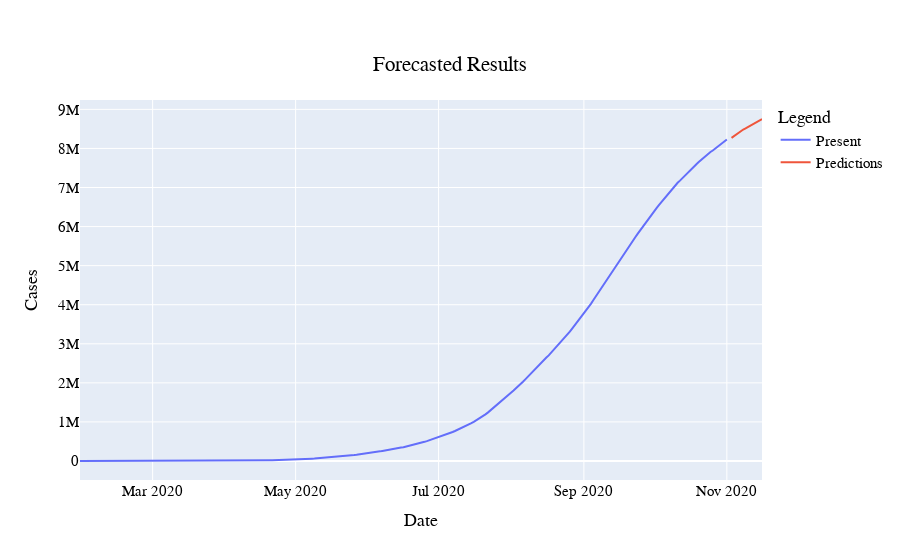

Notebook cell for this chart:
### Code cell
graph.show()

### Figure 1 — Plotly figure (JSON) as saved in the notebook; plotly's stock layout.template omitted (floating-point values rounded to 4 significant figures; data arrays with more than 128 entries replaced by an {"elided": "..."} marker saying what was removed)
{"data": [{"mode": "lines", "name": "Present", "type": "scatter", "x": {"elided": "277 str values"}, "y": {"elided": "277 int values"}}, {"mode": "lines", "name": "Predictions", "type": "scatter", "x": ["2020-11-03T00:00:00", "2020-11-04T00:00:00", "2020-11-05T00:00:00", "2020-11-06T00:00:00", "2020-11-07T00:00:00", "2020-11-08T00:00:00", "2020-11-09T00:00:00", "2020-11-10T00:00:00", "2020-11-11T00:00:00", "2020-11-12T00:00:00", "2020-11-13T00:00:00", "2020-11-14T00:00:00", "2020-11-15T00:00:00", "2020-11-16T00:00:00", "cumulative"], "y": [8271000.0, 8317000.0, 8361000.0, 8404000.0, 8446000.0, 8485000.0, 8512000.0, 8548000.0, 8588000.0, 8626000.0, 8664000.0, 8700000.0, 8732000.0, 8753000.0]}], "layout": {"autosize": true, "font": {"color": "black", "family": "Arial", "size": 15}, "legend": {"title": {"text": "Legend"}}, "title": {"text": "Forecasted Results", "x": 0.5, "xanchor": "center", "y": 0.9, "yanchor": "top"}, "xaxis": {"autorange": true, "range": ["2020-01-30", "2020-11-16"], "title": {"text": "Date"}, "type": "date"}, "yaxis": {"autorange": true, "range": [-486300.0, 9240000.0], "title": {"text": "Cases"}, "type": "linear"}}}
